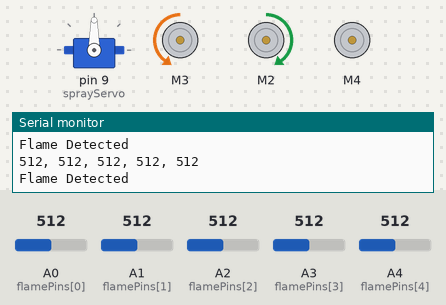
Recording of a sketch running on a simulated Arduino Uno, built with avr-gcc and run on an emulated ATmega328P. Shown: servo, 3 × DC motor (green arrow = forward, orange = backward, longer = faster), the last lines printed to the serial monitor. The inputs (shaded band) are chosen by the test bench; at power-on: A2 (flamePins[2]) = 512, A3 (flamePins[3]) = 512, A0 (flamePins[0]) = 512, A1 (flamePins[1]) = 512, A4 (flamePins[4]) = 512.

Above: at 1.2 s.
1.3 s: A2 (flamePins[2]) set to 524
At 1.7 s:
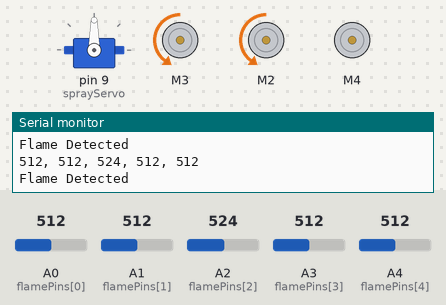
2.9 s: A3 (flamePins[3]) set to 535
At 3.5 s:
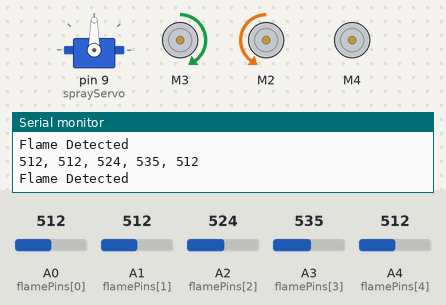
4.5 s: A2 (flamePins[2]) set to 810
At 5.14 s:
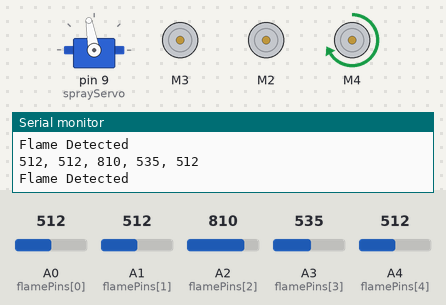
7.5 s: A0 (flamePins[0]) set to 793
10.5 s: A0 (flamePins[0]) set to 826
At 11.4 s:
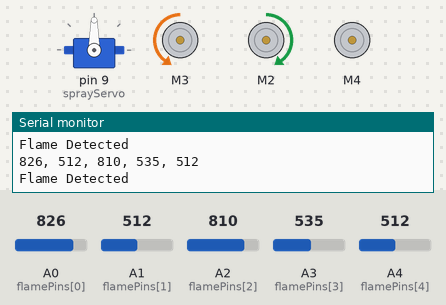
12.1 s: A0 (flamePins[0]) set to 790
At 12.31 s:
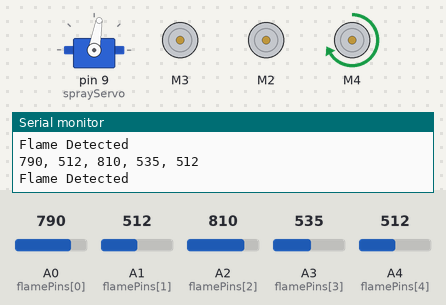
Timing chart, 0 to 16.1 s (numbered marks = the images above; inputs shaded):
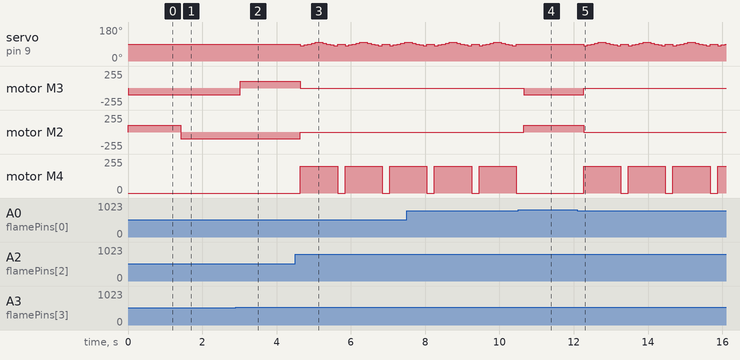

Measured:
- the behaviour switches between 512 and 513 on A2 (flamePins[2]) (found by bisection; images 0 and 1)
- the behaviour switches between 524 and 525 on A3 (flamePins[3]) (found by bisection; images 1 and 2)
- the behaviour switches between 809 and 810 on A0 (flamePins[0]) (found by bisection; images 3 and 4)
- after the input at 1.3 s, motor M2: forward 100/255 → backward 100/255 after 0.11 s
- after the input at 2.9 s, motor M3: backward 100/255 → forward 100/255 after 0.13 s
- after the input at 4.5 s, servo on pin 9 (sprayServo): 90° → 80° after 0.14 s, then repeats every 1.2 s: 85° 0.10 s, 90° 0.10 s, 95° 0.10 s, 100° 0.20 s, 95° 0.10 s, 90° 0.10 s, 85° 0.10 s, 80° 0.10 s, 90° 0.20 s, 80° 0.10 s; motor M3: forward 100/255 → stopped after 0.14 s
- after the input at 10.5 s, servo on pin 9 (sprayServo): stops changing and stays 90°; motor M3: stopped → backward 100/255 after 0.15 s; motor M2: stopped → forward 100/255 after 0.15 s; motor M4: stays stopped (without the input it goes to forward 200/255 after 0.15 s)
- after the input at 12.1 s, servo on pin 9 (sprayServo): 90° → 80° after 0.17 s, then repeats every 1.2 s: 85° 0.10 s, 90° 0.10 s, 95° 0.10 s, 100° 0.20 s, 95° 0.10 s, 90° 0.10 s, 85° 0.10 s, 80° 0.10 s, 90° 0.20 s, 80° 0.10 s; motor M3: backward 100/255 → stopped after 0.17 s

The sketch:

67_FireFighter.ino
```cpp
// (licence header left out)
#include <AFMotor.h>
#include <Servo.h>

// Motors
AF_DCMotor leftMotor(3);    // M3
AF_DCMotor rightMotor(2);   // M2
AF_DCMotor pumpMotor(4);    // M4 for water pump

Servo sprayServo;

// Flame sensors A0–A4
const int flamePins[5] = { A0, A1, A2, A3, A4 };
const int flameThreshold = 300;  // Below this = no fire

void setup() {
  Serial.begin(9600);
  sprayServo.attach(9);
  sprayServo.write(90);  // Center the servo

  leftMotor.setSpeed(100);
  rightMotor.setSpeed(100);
  pumpMotor.setSpeed(200);
}

void loop() {
  int values[5];
  int maxValue = 0;
  int flameIndex = -1;

  // Read sensors and find the one with strongest flame (max value)
  for (int i = 0; i < 5; i++) {
    values[i] = analogRead(flamePins[i]);
    Serial.print(values[i]);
    if (i < 4) Serial.print(", ");
    if (values[i] > maxValue) {
      maxValue = values[i];
      flameIndex = i;
    }
  }
  Serial.println();

  if (maxValue > flameThreshold) {
    Serial.println("Flame Detected");

    if (flameIndex < 2) {
      turnLeft();
    } else if (flameIndex > 2) {
      turnRight();
    } else {
      // Flame centered
      if (values[2] > 800) {  // Close enough
        stopMotors();
        extinguish();
      } else {
        moveForward();
      }
    }
  } else {
    Serial.println("No Flame");
    stopMotors();
    pumpMotor.run(RELEASE);
  }

  delay(200);
}

void turnLeft() {
  leftMotor.run(BACKWARD);
  rightMotor.run(FORWARD);
}

void turnRight() {
  leftMotor.run(FORWARD);
  rightMotor.run(BACKWARD);
}

void moveForward() {
  leftMotor.run(BACKWARD);
  rightMotor.run(BACKWARD);
}

void stopMotors() {
  leftMotor.run(RELEASE);
  rightMotor.run(RELEASE);
}

void extinguish() {
  pumpMotor.run(FORWARD);

  for (int pos = 80; pos <= 100; pos += 5) {
    sprayServo.write(pos);
    delay(100);
  }
  for (int pos = 100; pos >= 80; pos -= 5) {
    sprayServo.write(pos);
    delay(100);
  }

  sprayServo.write(90);
  pumpMotor.run(RELEASE);
}
```
